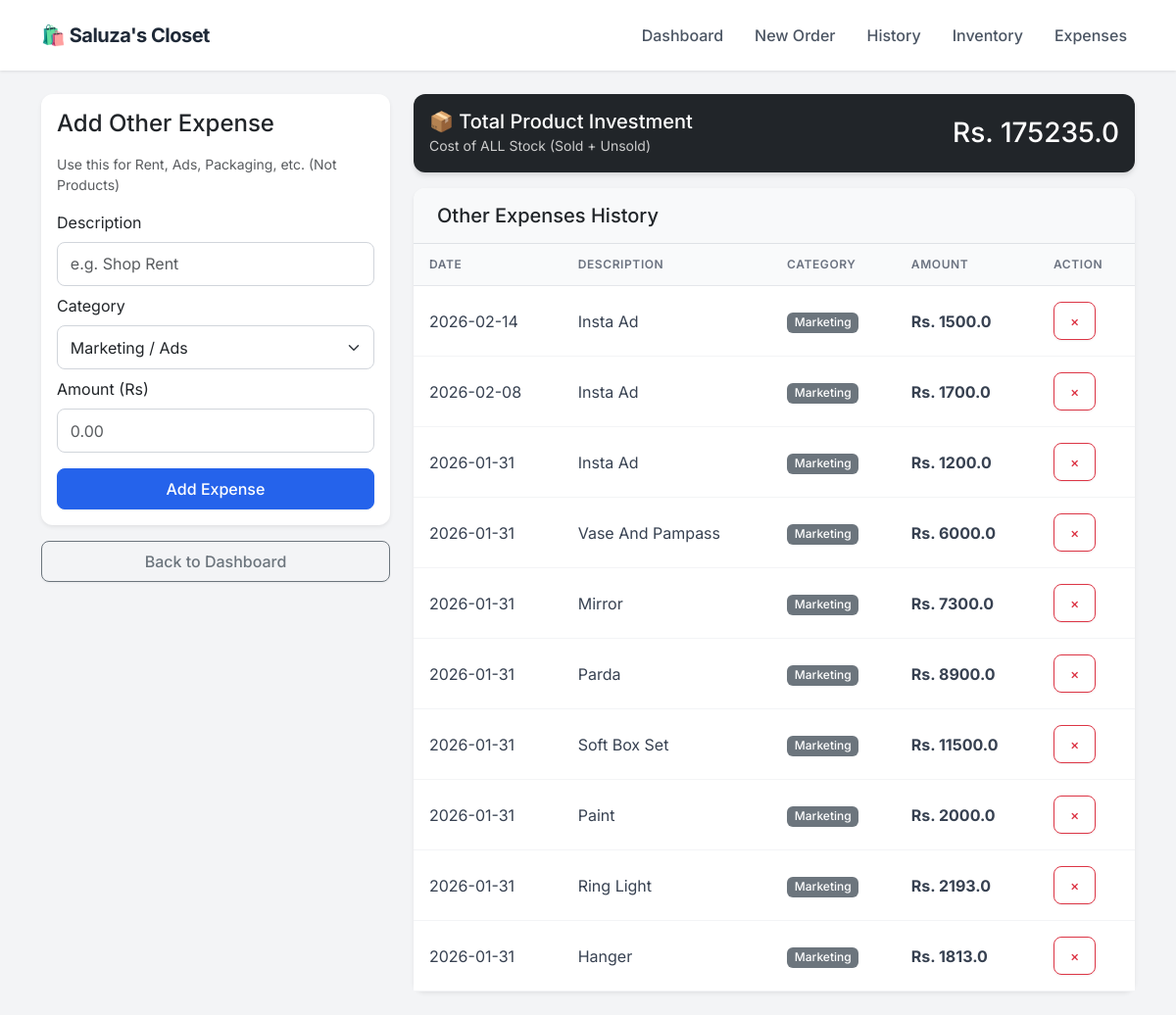
Before: /expenses with the older database file.
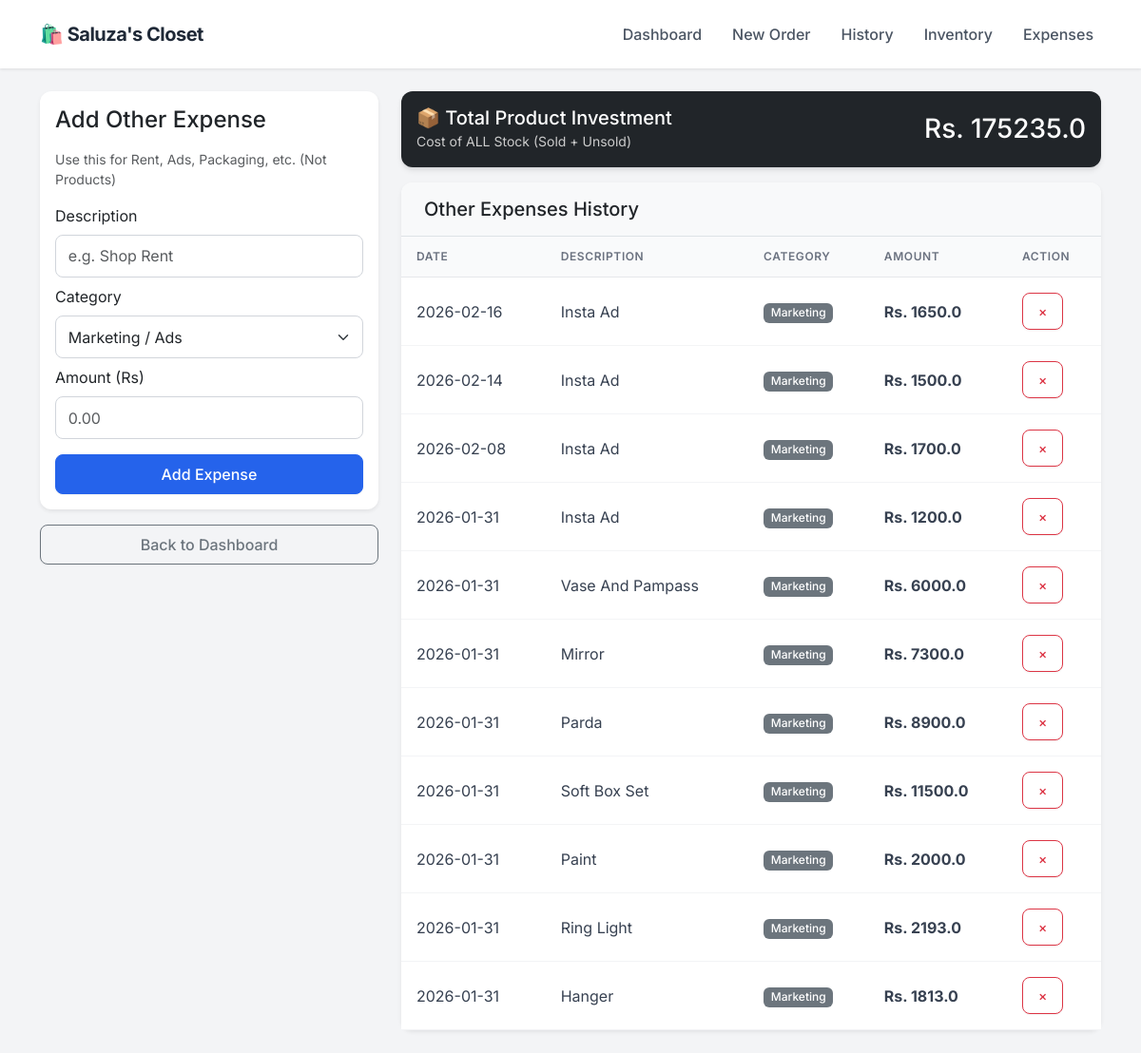
After: the same page with the newer database file.
### app.py (models this page shows)
class Expense(db.Model):
    id = db.Column(db.Integer, primary_key=True)
    description = db.Column(db.String(100), nullable=False)
    category = db.Column(db.String(50), nullable=False) # e.g. Rent, Marketing, Packaging
    amount = db.Column(db.Float, nullable=False)
    date = db.Column(db.DateTime, default=datetime.utcnow)

### app.py (the view, shortened to what this page needs)
@app.route('/expenses', methods=['GET', 'POST'])
def expenses():
    all_expenses = Expense.query.order_by(Expense.date.desc()).all()
    inventory_value = 0
    products = Product.query.all()
    for p in products:
        inventory_value += (p.stock * p.cost_price)
    sold_cost = 0
    order_items = OrderItem.query.all()
    for item in order_items:
        product = Product.query.get(item.product_id)
        if product:
            sold_cost += (item.quantity * product.cost_price)
    total_product_expense = inventory_value + sold_cost
    return render_template('expenses.html',
                           expenses=all_expenses,
                           product_expense=total_product_expense)

### templates/expenses.html (shortened to what this page needs)
{% extends "layout.html" %}
{% block content %}
<div class="row">
    <div class="col-md-4">
        <div class="card p-3 mb-3 shadow-sm">
            <h4 class="mb-3">Add Other Expense</h4>
            <p class="text-muted small">Use this for Rent, Ads, Packaging, etc. (Not Products)</p>
            <form method="POST">
                <label class="form-label">Description</label>
                <input type="text" name="description" class="form-control mb-2" placeholder="e.g. Shop Rent" required>
                <label class="form-label">Category</label>
                <select name="category" class="form-select mb-2">
                    <option value="Marketing">Marketing / Ads</option>
                </select>
                <label class="form-label">Amount (Rs)</label>
                <input type="number" name="amount" step="0.01" class="form-control mb-3" placeholder="0.00" required>
                <button type="submit" class="btn btn-primary w-100">Add Expense</button>
            </form>
        </div>
        <a href="/" class="btn btn-outline-secondary w-100">Back to Dashboard</a>
    </div>
    <div class="col-md-8">
        <div class="card text-white bg-dark mb-3">
            <div class="card-body d-flex justify-content-between align-items-center">
                <div>
                    <h5 class="mb-0">📦 Total Product Investment</h5>
                    <small style="color: #ccc;">Cost of ALL Stock (Sold + Unsold)</small>
                </div>
                <h3 class="mb-0">Rs. {{ product_expense }}</h3>
            </div>
        </div>
        <div class="card shadow-sm">
            <div class="card-header bg-light border-bottom">
                <h5 class="mb-0">Other Expenses History</h5>
            </div>
            <div class="table-responsive">
                <table class="table table-hover mb-0 align-middle">
                    <thead class="table-light">
                        <tr>
                            <th>Date</th>
                            <th>Description</th>
                            <th>Category</th>
                            <th>Amount</th>
                            <th>Action</th>
                        </tr>
                    </thead>
                    <tbody>
                        {% for exp in expenses %}
                        <tr>
                            <td>{{ exp.date.strftime('%Y-%m-%d') }}</td>
                            <td>{{ exp.description }}</td>
                            <td><span class="badge bg-secondary">{{ exp.category }}</span></td>
                            <td class="fw-bold">Rs. {{ exp.amount }}</td>
                            <td>
                                <a href="/delete_expense/{{ exp.id }}" class="btn btn-sm btn-outline-danger" onclick="return confirm('Delete this expense?')">×</a>
                            </td>
                        </tr>
                        {% else %}
                        <tr>
                            <td colspan="5" class="text-center text-muted py-4">No other expenses added yet.</td>
                        </tr>
                        {% endfor %}
                    </tbody>
                </table>
            </div>
        </div>
    </div>
</div>
{% endblock %}

Changed rows visible on the page:
added Expense: date "2026-02-16", description "Insta Ad", category "Marketing", amount "1650.0"
